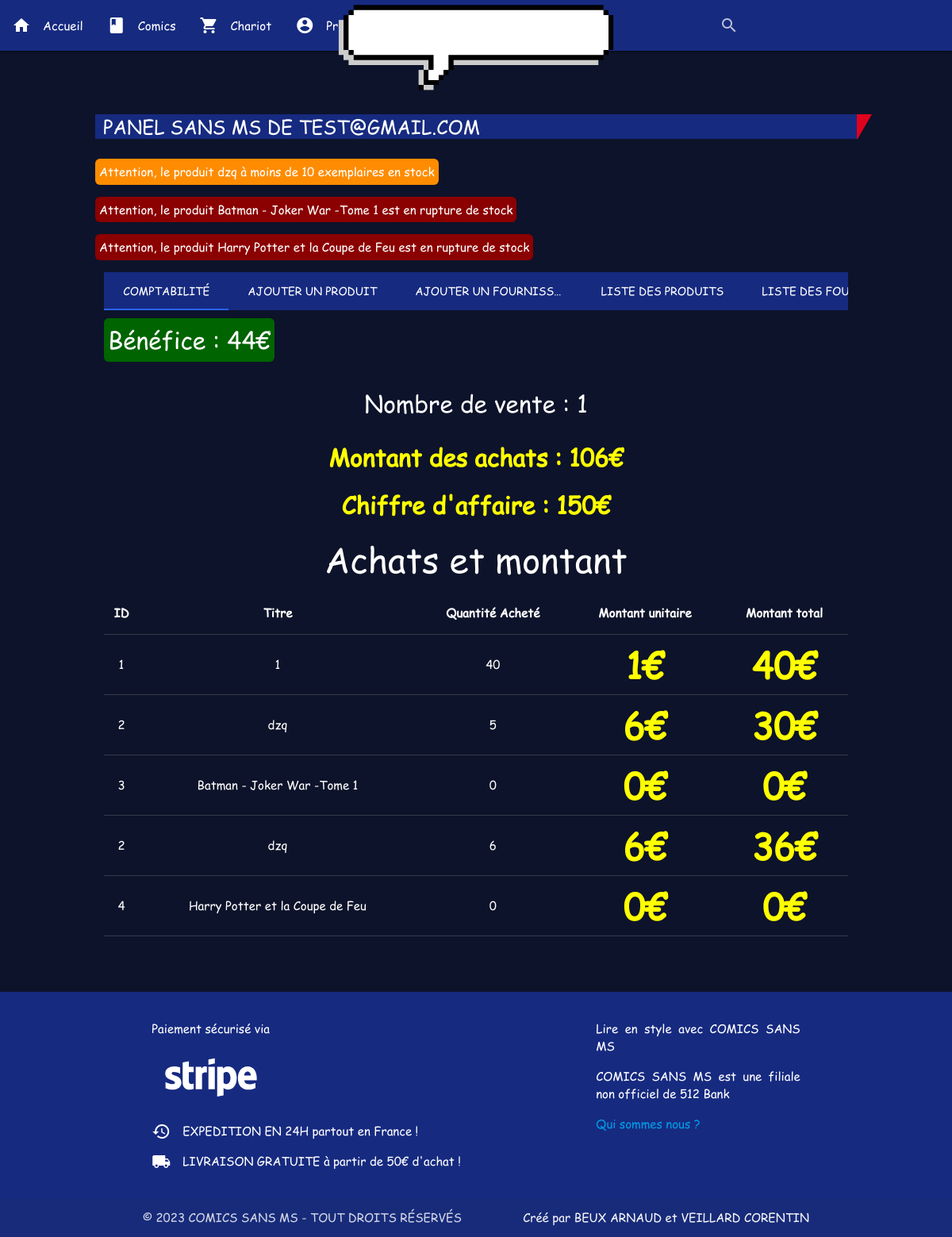
/adminZonne.php (signed in), run on the app's committed database.
### tables this page shows
CREATE TABLE products (
                          id INTEGER PRIMARY KEY not null,
                          ref varchar(255) not null,
                          title varchar(255) not null,
                          public_price float not null,
                          paid_price float not null,
                          description text,
                          image varchar(255),
                          pages int,
                          publisher varchar(255),
                          out_date varchar(255),
                          author varchar(255),
                          language varchar(255),
                          format varchar(255),
                          dimensions varchar(255),
                          category varchar(255)
);

CREATE TABLE "gestionStock"
(
    product_id INT not null
        references products,
    quantity   INT not null
);

### adminZonne.php (the view, shortened to what this page needs)
<?php
require_once "head.php";
require_once "header.php";
require_once "SqlApi.php";
$sql = new SqlApi();
function detectQuantity($sql)
{
    $allProducts = $sql->getProducts();
    $count = 0;
    foreach ($allProducts as $product) {
        if ($product['quantity'] !== null && $product['quantity'] !== "undefined" && $product['quantity'] < 10 && $product['quantity'] > 0) {
            echo "<p class='NotThatMuch'>Attention, le produit " . $product['title'] . " à moins de 10 exemplaires en stock</p>";
            $count++;
        }
        if ($product['quantity'] !== null && $product['quantity'] !== "undefined" && $product['quantity'] == 0) {
            echo "<p class='OutOfStock'>Attention, le produit " . $product['title'] . " est en rupture de stock</p>";
            $count++;
        }
    }
    return $count;
}
function showMessage($sql)
{
    if (detectQuantity($sql) != 0) {
        echo "<script>Toastifycation('Vous avez des alertes de stock!','#ff0000')</script>";
    }
}
?>
<body>
<main>
    <h1>Panel Sans MS de <?php echo $_SESSION['email'] ?><span class="sprt s-category-border-rr inline-block"></span>
    </h1>
    <?php showMessage($sql);
    echo "<script>launchNotif()</script>"; ?>
    <div class="row">
        <div class="col s12">
            <ul class="tabs tabs-fixed-width">
                <li class="tab col s3"><a class="active" href="#compt">Comptabilité</a></li>
                <li class="tab col s3"><a href="#addproduct">Ajouter un produit</a></li>
                <li class="tab col s3"><a href="#addFour">Ajouter un fournisseur</a></li>
                <li class="tab col s3"><a href="#listProducts">Liste des produits</a></li>
                <li class="tab col s3"><a href="#listFour">Liste des fournisseurs</a></li>
            </ul>
        </div>
        <div id="compt" class="col s12">
            <p class="InStock soloInTheMiddle" id="benef">Bénéfice : <?php
                echo $sql->getBenefices();
                ?>€</p>
            <p class="soloInTheMiddle" id="NV">Nombre de vente : <?php
                echo $sql->getNbVente()
                ?></p>
            <p class="soloInTheMiddle priceFOnly" id="MA">Montant des achats : <?php
                echo $sql->getMA()
                ?>€</p>
            <p class="priceFOnly soloInTheMiddle" id="CA">Chiffre d'affaire : <?php
                echo $sql->getChiffreAffaire();
                ?>€</p>
            <h3 style="text-align: center">Achats et montant</h3>
            <?php
            echo $sql->getAchatsEtMontant();
            ?>
        </div>
    </div>
</main>
<?php
include 'footer.php';
?>
</body>

### SqlApi.php (shortened to what this page needs)
<?php
class SqlApi
{
    public function __construct()
    {
        $this->db = new PDO("sqlite:database.db");
        $this->db->setAttribute(PDO::ATTR_DEFAULT_FETCH_MODE, PDO::FETCH_ASSOC);
        $this->db->setAttribute(PDO::ATTR_ERRMODE, PDO::ERRMODE_EXCEPTION);
    }
    public function getProducts(): array
    {
        $result = $this->db->query("SELECT * FROM products");
        $result = $result->fetchAll();
        $qty = $this->db->query("SELECT products.id,quantity FROM gestionStock,products WHERE gestionStock.product_id=products.id");
        $qty = $qty->fetchAll();
        $result = array_map(function ($product) use ($qty) {
            foreach ($qty as $q) {
                if ($product['id'] == $q['id']) {
                    $product['quantity'] = $q['quantity'];
                }
            }
            return $product;
        }, $result);
        return $result;
    }
    public function getNbVente()
    {
        $result = $this->db->query("SELECT count(*) FROM facturation");
        $result = $result->fetch();
        return $result["count(*)"];
    }
    public function getChiffreAffaire()
    {
        $result = $this->db->query("SELECT sum(total) FROM facturation WHERE strftime('%Y',date) = strftime('%Y','now')");
        $result = $result->fetch();
        return $result["sum(total)"] == null ? 0 : $result["sum(total)"];
    }
    function getBenefices()
    {
        $totalVente = $this->db->query("SELECT sum(total) FROM facturation WHERE strftime('%Y',date) = strftime('%Y','now')");
        $totalVente = $totalVente->fetch();
        $result = $this->db->query("SELECT products.title,products.id,products.paid_price,gestionStock.quantity FROM products,gestionStock WHERE products.id = gestionStock.product_id");
        $result = $result->fetchAll();
        $result = array_map(function ($product) {
            $product["montant"] = $product["paid_price"] * $product["quantity"];
            return $product;
        }, $result);
        $result2 = $this->db->query("SELECT facturation.product_id,facturation.quantity FROM facturation INNER JOIN products ON facturation.product_id = products.id WHERE strftime('%Y',facturation.date) = strftime('%Y','now') GROUP BY facturation.product_id;");
        $result2 = $result2->fetchAll();
        $result = array_map(function ($product) use ($result2) {
            foreach ($result2 as $product2) {
                if ($product["id"] == $product2["product_id"]) {
                    $product["quantity"] += $product2["quantity"];
                    $product["montant"] = $product["paid_price"] * $product["quantity"];
                }
            }
            return $product;
        }, $result);
        $benefice = ($totalVente["sum(total)"] == null ? 0 : $totalVente["sum(total)"]) - array_reduce($result, function ($carry, $item) {
                return $carry + ($item["paid_price"] * $item["quantity"]);
            }, 0);
        return $benefice;
    }
    public function getMA(){
        $result = $this->db->query("SELECT products.title,products.id,products.paid_price,gestionStock.quantity FROM products,gestionStock WHERE products.id = gestionStock.product_id");
        $result = $result->fetchAll();
        $result = array_map(function ($product) {
            $product["montant"] = $product["paid_price"] * $product["quantity"];
            return $product;
        }, $result);
        $result2 = $this->db->query("SELECT facturation.product_id,facturation.quantity FROM facturation INNER JOIN products ON facturation.product_id = products.id WHERE strftime('%Y',facturation.date) = strftime('%Y','now') GROUP BY facturation.product_id;");
        $result2 = $result2->fetchAll();
        $result = array_map(function ($product) use ($result2) {
            foreach ($result2 as $product2) {
                if ($product["id"] == $product2["product_id"]) {
                    $product["quantity"] += $product2["quantity"];
                    $product["montant"] = $product["paid_price"] * $product["quantity"];
                }
            }
            return $product;
        }, $result);
        $MA = array_reduce($result, function ($carry, $item) {
                return $carry + ($item["paid_price"] * $item["quantity"]);
            }, 0);
        return $MA;
    }
    public function getAchatsEtMontant()
    {
        $result = $this->db->query("SELECT products.title,products.id,products.paid_price,gestionStock.quantity FROM products,gestionStock WHERE products.id = gestionStock.product_id");
        $result = $result->fetchAll();
        $result = array_map(function ($product) {
            $product["montant"] = $product["paid_price"] * $product["quantity"];
            return $product;
        }, $result);
        $result2 = $this->db->query("SELECT facturation.product_id,facturation.quantity FROM facturation INNER JOIN products ON facturation.product_id = products.id WHERE strftime('%Y',facturation.date) = strftime('%Y','now') GROUP BY facturation.product_id;");
        $result2 = $result2->fetchAll();
        $result = array_map(function ($product) use ($result2) {
            foreach ($result2 as $product2) {
                if ($product["id"] == $product2["product_id"]) {
                    $product["quantity"] += $product2["quantity"];
                    $product["montant"] = $product["paid_price"] * $product["quantity"];
                }
            }
            return $product;
        }, $result);
        $res = "<table id='achatMontant' class='responsive-table centered highlight'>
                    <thead>
                        <tr>
                            <th> ID</th>
                            <th> Titre</th>
                            <th> Quantité Acheté</th>
                            <th> Montant unitaire </th>
                            <th> Montant total </th>
                        </tr>
                    </thead>
                    <tbody>";
        foreach ($result as $product) {
            $res .= "<tr>
                        <td>" . $product["id"] . "</td>
                        <td>" . $product["title"] . "</td>
                        <td>" . $product["quantity"] . "</td>
                        <td class='priceFOnly'>" . $product["paid_price"] . "€</td>
                        <td class='priceFOnly'>" . $product["montant"] . "€</td>
                    </tr>";
        }
        $res .= "</tbody></table>";
        return $res;
    }
}

### assets/base.css (style rules this page uses)
:root { --color-primary: #162a80; --color-secondary: #0d132a; --color-tertiary: #1d3365; --text: #fff; }
body { display: flex; min-height: 100vh; flex-direction: column; }
html { box-sizing: border-box; scroll-behavior: smooth; }
main { flex: 1 0 auto; }
.tabs { background-color: var(--color-primary); }
.tabs .tab a:hover, .tabs .tab a.active { color: var(--text); }
.tabs .tab a { color: var(--text); }
#achatMontant { color: var(--text); text-align: center; margin: 0 auto; }
tr { border-bottom: 1px solid rgba(196, 196, 196, 0.22); }
.sprt { position: absolute; top: 0; right: -19px; }
.s-category-border-rr { width: 19px; height: 31px; background-position: -403px -5px; }
.sprt { background-image: url("./images/sprt.png"); background-color: transparent; background-repeat: no-repeat; }
h1 { position: relative; background: var(--color-primary); color: #ffffff; font-family: "Comic Sans MS",sans-serif; height: 31px; line-height: 31px; padding: 0 5px 0 10px; font-size: 24px; text-transform: uppercase; margin-top: 80px; }
.tabs-content.carousel.carousel-slider .carousel-item.active { position: relative; }
#benef,#CA,#NV,#MA { font-size: 2rem; text-align: center; }
body { font-family: 'Comic Sans MS', cursive, sans-serif; color: white; background: var(--color-secondary); }
.soloInTheMiddle { text-align: center; font-size: 2rem; color: white; }
.InStock { position: relative; max-width: fit-content; color: var(--text); background-color: darkgreen; padding: 5px; border-radius: 6px; margin-top: 10px; transition: left .5s ease; }
.NotThatMuch { color: var(--text); background-color: darkorange; position: relative; max-width: fit-content; padding: 5px; border-radius: 6px; margin-top: 10px; transition: left .5s ease; }
.OutOfStock { color: white; background-color: darkred; position: relative; max-width: fit-content; padding: 5px; border-radius: 6px; margin-top: 10px; transition: left .5s ease; }
.priceFOnly { color: yellow; font-size: 3rem; font-weight: bold; line-height: 1; margin-top:5px; }
p { text-align: justify; }
main { margin: 0 auto; width: 80%; }

### data on the page
products: title "dzq"
products: title "Batman - Joker War -Tome 1"
products: title "Harry Potter et la Coupe de Feu"
gestionstock: product "2", product.title "dzq", quantity "5", product.paid_price "6", montant "30"

### other printed values
$_SESSION['email'] "TEST@GMAIL.COM"
$sql->getNbVente() "1"
$sql->getMA() "106"
$sql->getChiffreAffaire() "150"
$product["id"] "1"
$product["title"] "1"
$product["quantity"] "40"
$product["paid_price"] "1"
$product["montant"] "40"
$product["id"] "3"
$product["title"] "Batman - Joker War -Tome 1"
$product["quantity"] "0"
$product["paid_price"] "0"
$product["montant"] "0"
$product["id"] "2"
